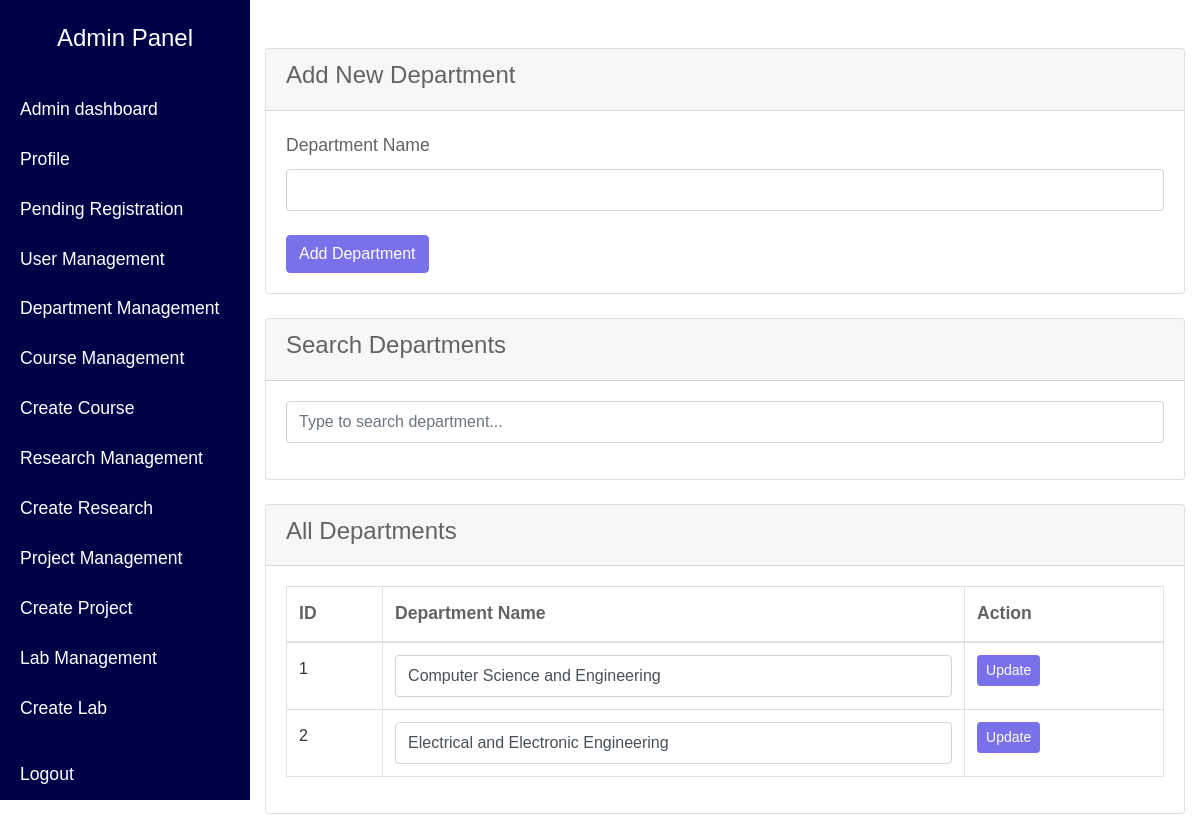
The app's page /admin/department.php (signed in) with its own data.
### tables this page shows
CREATE TABLE `tbl_department` (
  `department_id` int(11) NOT NULL,
  `status` int(11) DEFAULT 0,
  `department_name` text DEFAULT NULL,
  `created_at` timestamp NOT NULL DEFAULT current_timestamp(),
  `modified_at` timestamp NOT NULL DEFAULT current_timestamp() ON UPDATE current_timestamp()
);

### class-file/Department.php (called while the page is built, shortened)
<?php
include_once 'DatabaseConnector.php';
class Department
{
    public $conn;
    public $table = null;
    public function __construct($tableName = null)
    {
        $this->table = $tableName ?? 'tbl_department';
    }
    public function ensureConnection()
    {
        if (!$this->conn) {
            $this->db = new DatabaseConnector();
            $this->db->connect();
            $this->conn = $this->db->getConnection();
        }
    }
    public function getByFilters(
        $department_id = null,
        $status = null,
        $department_name = null,
        $sort_col = 'created_at',
        $sort_order = 'ASC'
    ) {
        $sql = "SELECT * FROM {$this->table} WHERE 1";
        $filters = [
            'department_id'   => $department_id,
            'status'          => $status,
            'department_name' => $department_name
        ];
        if ($sort_col) {
            $sql .= " ORDER BY {$sort_col} {$sort_order}";
        }
        $res = mysqli_query($this->conn, $sql);
        $rows = [];
        while ($row = mysqli_fetch_assoc($res)) {
            $rows[] = $row;
        }
        return $rows;
    }
}
?>

### class-file/DatabaseConnector.php (called while the page is built, shortened)
<?php
class DatabaseConnector
{
    public $servername = "localhost";
    public $username = "root";
    public $password = "";
    public $dbname = "portfolio";
    public $connection;
    public function connect()
    {
        $this->connection = mysqli_connect(
            $this->servername,
            $this->username,
            $this->password,
            $this->dbname
        );
        return true;
    }
    public function getConnection()
    {
        return $this->connection;
    }
}

### admin/department.php (the view, shortened to what this page needs)
<?php
include_once "../class-file/Department.php";
$department = new Department();
$allDepartment = $department->getByFilters();
?>
<!DOCTYPE html>
<html lang="en">
<head>
    <link rel="stylesheet" href="../css/bootstrap.min.css">
    <link rel="stylesheet" href="../css/style.css">
</head>
<body data-spy="scroll" data-target=".site-navbar-target" data-offset="300">
    <div class="site-wrap">
        <?php include_once "sidebar.php"; ?>
        <div class="container mt-5">
            <div class="card mb-4">
                <div class="card-header">
                    <h4>Add New Department</h4>
                </div>
                <div class="card-body">
                    <form method="post" action="">
                        <div class="form-group">
                            <label for="department_name">Department Name</label>
                            <input type="text" name="department_name" id="department_name" class="form-control" required>
                        </div>
                        <button type="submit" class="btn btn-primary mt-2">Add Department</button>
                    </form>
                </div>
            </div>
            <div class="card mb-4">
                <div class="card-header">
                    <h4>Search Departments</h4>
                </div>
                <div class="card-body">
                    <div class="form-group">
                        <input type="text" id="search_input" class="form-control" placeholder="Type to search department...">
                    </div>
                </div>
            </div>
            <div class="card mb-4" min-height="100vh">
                <div class="card-header">
                    <h4>All Departments</h4>
                </div>
                <div class="card-body">
                    <table class="table table-bordered" id="department_table">
                        <thead>
                            <tr>
                                <th>ID</th>
                                <th>Department Name</th>
                                <th>Action</th>
                            </tr>
                        </thead>
                        <tbody>
                            <?php if (!empty($allDepartment)): ?>
                                <?php foreach ($allDepartment as $dept): ?>
                                    <tr>
                                        <form method="post" action="">
                                            <td><?php echo intval($dept['department_id']); ?></td>
                                            <td>
                                                <input type="text"
                                                    name="department_name_update"
                                                    value="<?php echo htmlspecialchars($dept['department_name']); ?>"
                                                    class="form-control dept-name-input">
                                            </td>
                                            <td>
                                                <button type="submit" class="btn btn-sm btn-primary">Update</button>
                                            </td>
                                        </form>
                                    </tr>
                                <?php endforeach; ?>
                            <?php else: ?>
                                <tr>
                                    <td colspan="3" class="text-center">No departments found.</td>
                                </tr>
                            <?php endif; ?>
                        </tbody>
                    </table>
                </div>
            </div>
        </div>
    </div>
</body>
</html>

### css/style.css (style rules this page uses)
body { line-height: 1.7; color: #636363; font-weight: 300; font-size: 1.1rem; font-family: "Rubik", sans-serif; }
.form-control { height: calc(2.5rem + 2px) !important; }
thead { border: none !important; }
.table tr { border-bottom: 1px solid #EE5F38 !important; }
.table tr td { font-size: 1rem; color: #333333; font-weight: 500; }

### records on screen
tbl_department: department_id "1", department_name_update "Computer Science and Engineering"
tbl_department: department_id "2", department_name_update "Electrical and Electronic Engineering"
